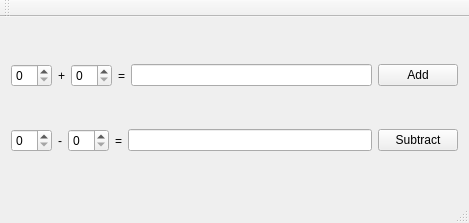
<?xml version="1.0" encoding="UTF-8"?>
<ui version="4.0">
 <class>MainWindow</class>
 <widget class="QMainWindow" name="MainWindow">
  <property name="geometry">
   <rect>
    <x>0</x>
    <y>0</y>
    <width>469</width>
    <height>223</height>
   </rect>
  </property>
  <property name="windowTitle">
   <string>Hello World</string>
  </property>
  <widget class="QWidget" name="centralWidget">
   <layout class="QVBoxLayout" name="verticalLayout">
    <item>
     <layout class="QHBoxLayout" name="horizontalLayout_2">
      <item>
       <widget class="QSpinBox" name="spinBox"/>
      </item>
      <item>
       <widget class="QLabel" name="label">
        <property name="text">
         <string>+</string>
        </property>
        <property name="alignment">
         <set>Qt::AlignCenter</set>
        </property>
       </widget>
      </item>
      <item>
       <widget class="QSpinBox" name="spinBox_2"/>
      </item>
      <item>
       <widget class="QLabel" name="label_2">
        <property name="text">
         <string>=</string>
        </property>
        <property name="alignment">
         <set>Qt::AlignCenter</set>
        </property>
       </widget>
      </item>
      <item>
       <widget class="QLineEdit" name="lineEdit"/>
      </item>
      <item>
       <widget class="QPushButton" name="pushButton">
        <property name="text">
         <string>Add</string>
        </property>
       </widget>
      </item>
     </layout>
    </item>
    <item>
     <layout class="QHBoxLayout" name="horizontalLayout">
      <item>
       <widget class="QSpinBox" name="spinBox_3"/>
      </item>
      <item>
       <widget class="QLabel" name="label_3">
        <property name="text">
         <string>-</string>
        </property>
        <property name="alignment">
         <set>Qt::AlignCenter</set>
        </property>
       </widget>
      </item>
      <item>
       <widget class="QSpinBox" name="spinBox_4"/>
      </item>
      <item>
       <widget class="QLabel" name="label_4">
        <property name="text">
         <string>=</string>
        </property>
        <property name="alignment">
         <set>Qt::AlignCenter</set>
        </property>
       </widget>
      </item>
      <item>
       <widget class="QLineEdit" name="lineEdit_2"/>
      </item>
      <item>
       <widget class="QPushButton" name="pushButton_2">
        <property name="text">
         <string>Subtract</string>
        </property>
       </widget>
      </item>
     </layout>
    </item>
   </layout>
  </widget>
  <widget class="QMenuBar" name="menuBar">
   <property name="geometry">
    <rect>
     <x>0</x>
     <y>0</y>
     <width>469</width>
     <height>20</height>
    </rect>
   </property>
  </widget>
  <widget class="QToolBar" name="mainToolBar">
   <attribute name="toolBarArea">
    <enum>TopToolBarArea</enum>
   </attribute>
   <attribute name="toolBarBreak">
    <bool>false</bool>
   </attribute>
  </widget>
  <widget class="QStatusBar" name="statusBar"/>
 </widget>
 <layoutdefault spacing="6" margin="11"/>
 <resources/>
 <connections/>
</ui>
